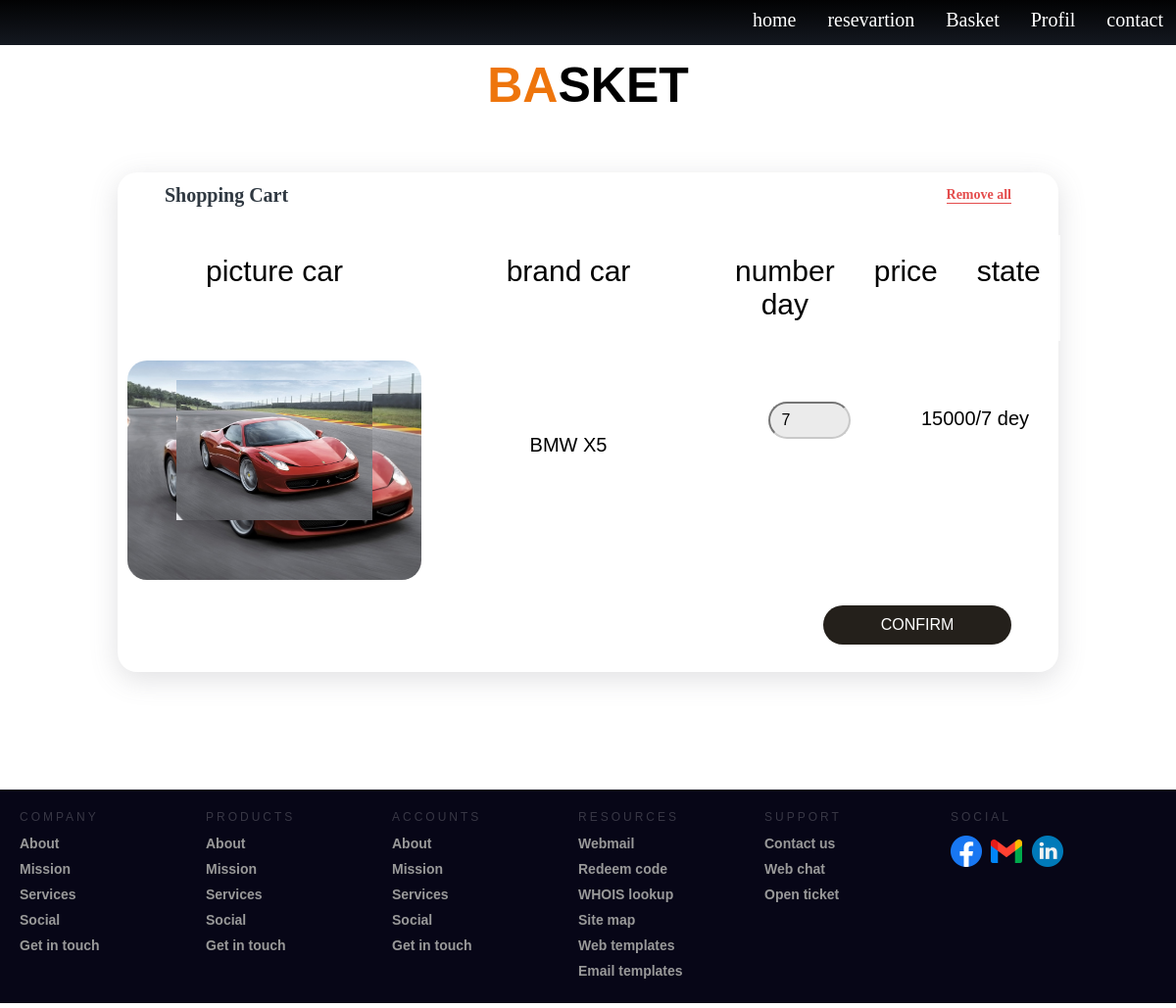
Page /pages/User/php/basket.php?idv=1 (signed in) on the committed database.
### tables this page shows
CREATE TABLE IF NOT EXISTS `voiture` (
  `id` int(255) NOT NULL AUTO_INCREMENT,
  `matricule` varchar(255) NOT NULL,
  `marque` varchar(255) NOT NULL,
  `photo` varchar(255) NOT NULL,
  `prix` int(20) NOT NULL,
  `nbvoiture` int(20) NOT NULL,
  `id_agence` int(255) NOT NULL,
  PRIMARY KEY (`id`),
  KEY `id_agence` (`id_agence`)
);

### pages/Agence/php/voiture/Voiture.php (called while the page is built, shortened)
<?php
class Voiture {
    public function selection_id($con,$id)
    {
        $st=$con->prepare("select * from voiture where ID=?");
        $st->execute(array($id));
        $row=$st->fetch();
        return $row;
    }
}

### pages/User/php/basket.php (the view, shortened to what this page needs)
<!DOCTYPE html>
<html lang="en">
<head>
  <link rel="stylesheet" href="../css/stylebasket.css" />
</head>
<body>
  <?php
  require('../../Agence/php/voiture/Voiture.php');
  require('Reservation.php');
  ?>
  <?php include 'navbar.php' ?>
  <?php
  $idv = $_GET['idv'];
  $v = new Voiture(null, "", "", "", "", "", "");
  $res = $v->selection_id($pdo, $idv);
  ?>
  <div class="center">
    <h1><span style="color: rgb(238, 117, 12);;">BA</span>SKET</h1>
  </div>
  <div class="container">
    <div class="Header">
      <h3 class="Heading">Shopping Cart</h3>
      <h5 class="Action">Remove all</h5>
    </div>
    <div class="grid-container2">
      <div class="grid-item2">picture car</div>
      <div class="grid-item2">brand car</div>
      <div class="grid-item2">number day</div>
      <div class="grid-item2">price</div>
      <div class="grid-item2">state</div>
    </div>
     <?php   if ($idv==null)
     {?>
    <h2 style="margin-left:30%; margin-top:5%;">You don't have a car on reservation </h2>
    <?php }
     else {
     ?>
    <form method="post">
      <div class="grid-container">
        <div class="grid-itemphoto">
          <img src="../../Agence/imgvoiture/<?php echo $res['photo'] ?>" alt="" width="200px">
        </div>
        <div class="grid-itemp">
          <p><?php echo $res['marque'] ?></p>
        </div>
        <div class="grid-iteminput">
          <div class="input-div">
            <div class="i">
            </div>
            <div>
              <input class="input" type="number" value="7" min="7" step="7" name="nbjour" />
            </div>
          </div>
        </div>
        <div class="grid-itemprix">
          <p><?php echo $res['prix']
              ?>/7 dey</p>
        </div>
      </div>
      <input type="submit" class="btn" value="confirm" name="btn">
    </form>
    <?php  }
    ?>
  </div>
  <footer>
    <?php include 'footer.php' ?>
  </footer>
</body>
</html>

### pages/User/css/stylebasket.css (style rules this page uses)
* { padding: 0; margin: 0; box-sizing: border-box; font-family: "Poppins" , sans-serif; }
.center { margin-top: 1%; text-align: center; }
.center h1 { font-size: 50px; }
.container { margin: 10%; margin-top: 5%; box-shadow: rgba(100, 100, 111, 0.2) 0px 7px 29px 0px; padding-top: 1%; padding-bottom: 1%; border-radius: 20px; }
.Header { margin: auto; width: 90%; height: 15%; display: flex; justify-content: space-between; align-items: center; }
.Heading { font-size: 20px; font-family: ‘Open Sans’; font-weight: 700; color: #2F3841; }
.Action { font-size: 14px; font-family: ‘Open Sans’; font-weight: 600; color: #E44C4C; cursor: pointer; border-bottom: 1px solid #E44C4C; }
.grid-container2 { display: grid; grid-template-columns: 300px 300px auto auto auto; padding: 10px; margin-top: 2%; }
.grid-item2 { background-color: rgba(255, 255, 255, 0.8); border: 0px solid rgba(0, 0, 0, 0.8); padding: 20px; font-size: 30px; text-align: center; }
.grid-container { display: grid; grid-template-columns: 300px 300px auto auto auto; padding: 10px; }
.grid-itemphoto { border: 0px solid rgba(0, 0, 0, 0.8); padding: 20px; font-size: 30px; height: 28vh; text-align: center; background-image: url("../img/voiture1.jpg"); background-size: cover; border-radius: 20px; }
.grid-itemp { background-color: rgba(255, 255, 255, 0.8); border: 0px solid rgba(0, 0, 0, 0.8); }
.grid-itemp p { font-size: 20px; margin-top: 25%; text-align: center; }
.grid-iteminput { background-color: rgba(255, 255, 255, 0.8); border: 0px solid rgba(0, 0, 0, 0.8); font-size: 30px; text-align: center; }
.grid-iteminput input { margin-top: 25%; }
.grid-itemprix { background-color: rgba(255, 255, 255, 0.8); border: 0px solid rgba(0, 0, 0, 0.8); padding: 20px; font-size: 30px; text-align: center; }
.grid-itemprix p { font-size: 20px; margin-top: 25%; text-align: center; }
.input-div { position: relative; display: grid; grid-template-columns: 7% 93%; margin-right: 10px; }
.input-div > div > input { border-color:rgb(201, 201, 201) ; width: 50%; padding: 0.5rem 0.7rem; font-size: 1rem; color: rgb(0, 0, 0); font-family: 'poppins', sans-serif; background-color: rgb(235, 235, 235); border-radius: 50px; }
.btn { width: 20%; height: 40px; border-radius: 25px; outline: none; border: none; background-image: linear-gradient(to right, #24201b, #24201b, #24201b); background-size: 100%; font-size: 1rem; color: #fff; font-family: 'Poppins', sans-serif; text-transform: uppercase; margin: 1rem 0; cursor: pointer; margin-left: 75%; }

### pages/User/php/basket.php (style rules this page uses)
.grid-container2 { display: grid; grid-template-columns: 300px 300px auto auto auto; padding: 10px; margin-top: 2%; }
.grid-container { display: grid; grid-template-columns: 300px 300px auto auto auto; padding: 10px; }

### rows in the picture
voiture: photo (picture), marque "BMW X5", prix "15000"
